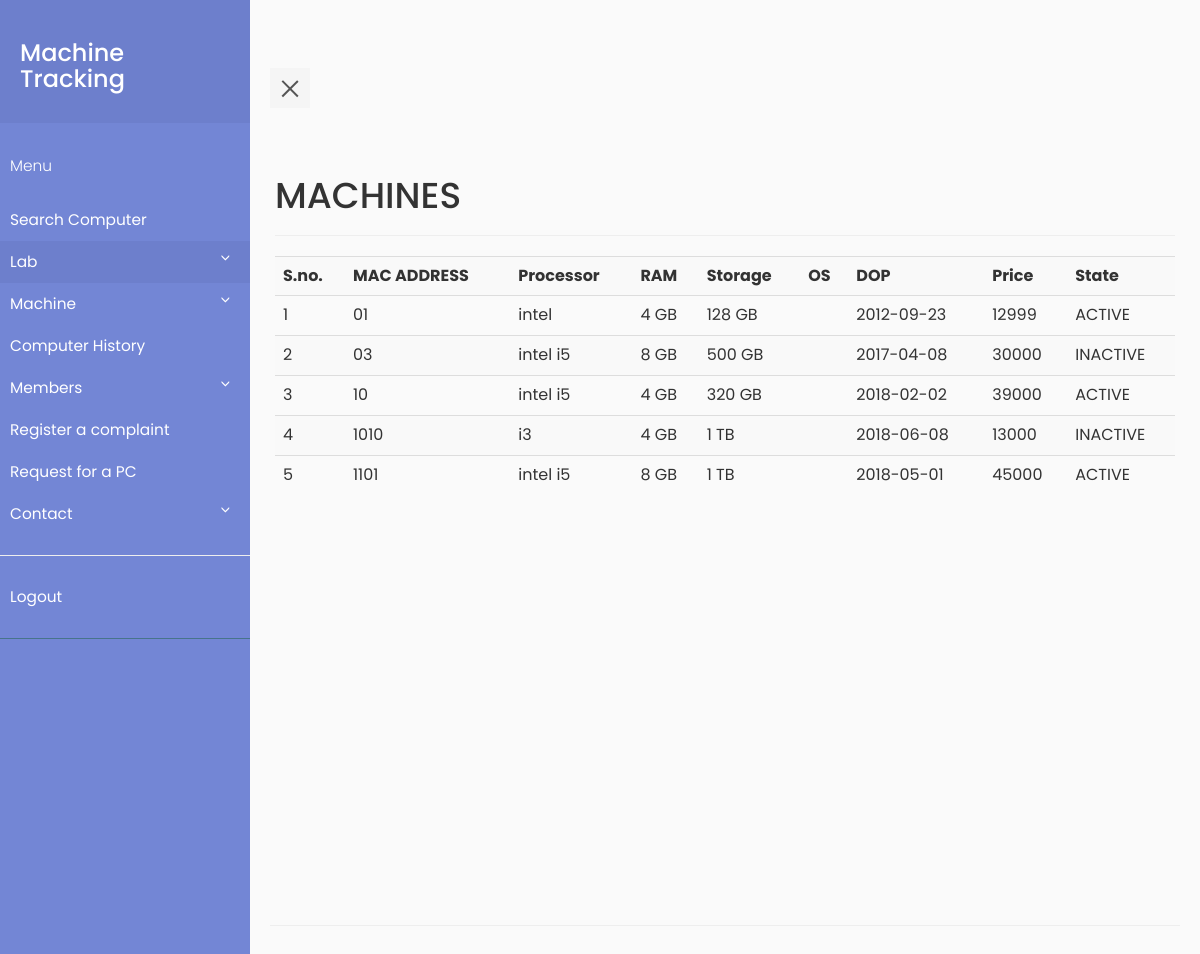
The page /viewmc.php (signed in) on the database as committed earlier.
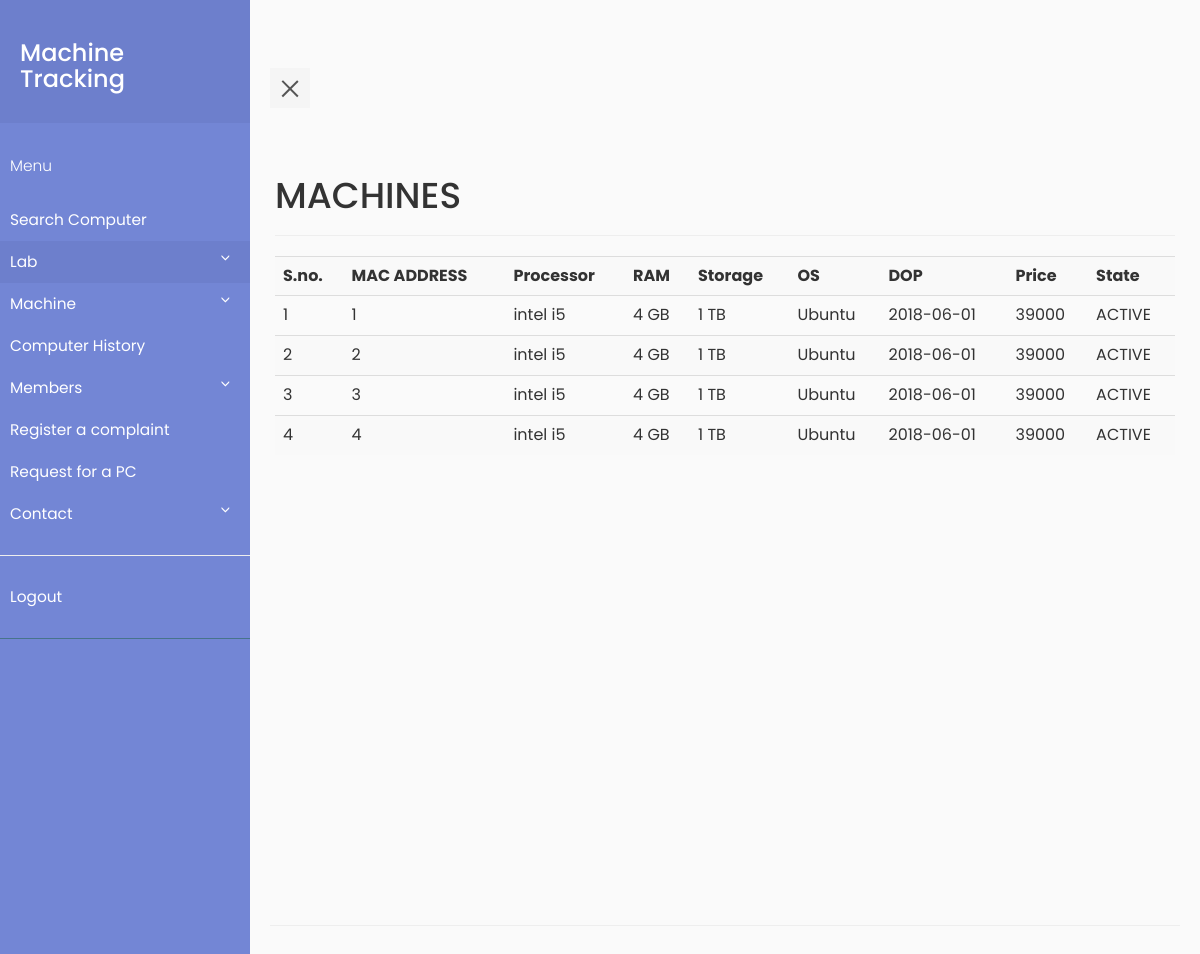
The same page on the database as committed later.
### tables this page shows
CREATE TABLE `machine` (
  `machine_id` int(11) NOT NULL,
  `MAC_ADDR` varchar(30) DEFAULT NULL,
  `processor` varchar(30) DEFAULT NULL,
  `ram` varchar(20) DEFAULT NULL,
  `memory` varchar(20) DEFAULT NULL,
  `DOP` date DEFAULT NULL,
  `price` int(11) DEFAULT NULL,
  `state` varchar(10) DEFAULT NULL,
  `os` varchar(30) DEFAULT NULL
);

### viewmc.php (the view, shortened to what this page needs)
<?php
    require_once "pdo.php";
?>
<html>
<head>
    <link rel="stylesheet" type="text/css" href="https://maxcdn.bootstrapcdn.com/bootstrap/3.3.7/css/bootstrap.min.css" >
    <link rel="stylesheet" type="text/css" href="style5.css">
</head>
<body>
            <div class="wrapper">
     <?php include "navbar.php" ;?>
         <div class="container-fluid row" id="content">
    <div class="page-header">
    <h1>MACHINES</h1>
    </div>
    <?php
        $stmtcnt = $pdo->query("SELECT COUNT(*) FROM machine ");
        $row = $stmtcnt->fetch(PDO::FETCH_ASSOC);
        if($row['COUNT(*)']!=='0')
        {
            $i=1;
            $stmtread = $pdo->query("SELECT * FROM machine ORDER BY MAC_ADDR");
            echo ("<table class=\"table table-striped\">
                <tr> <th>S.no.</th><th>MAC ADDRESS</th><th>Processor</th><th>RAM</th><th>Storage</th><th>OS</th><th>DOP</th><th>Price</th> <th>State</th></tr>");
            while ( $row = $stmtread->fetch(PDO::FETCH_ASSOC) )
            {
                echo ("<tr>");
                echo ("<td>");
                echo($i);
                echo("</td>");
                echo ("<td>");
                echo(htmlentities($row['MAC_ADDR']));
                echo ("</td>");
                echo ("<td>");
                echo(htmlentities($row['processor']));
                echo ("</td>");
                echo ("<td>");
                echo(htmlentities($row['ram']));
                echo ("</td>");
                echo ("<td>");
                echo(htmlentities($row['memory']));
                echo ("</td>");
                echo ("<td>");
                echo(htmlentities($row['os']));
                echo ("</td>");
                echo ("<td>");
                echo(htmlentities($row['DOP']));
                echo ("</td>");
                echo ("<td>");
                echo(htmlentities($row['price']));
                echo ("</td>");
                echo ("<td>");
                echo(htmlentities($row['state']));
                echo ("</td>");
                $i++;
            }
            echo('</table>');
        }
    ?>
    </div>
</body>
</html>

Rows that differ between the two databases and show on the page:
removed machine: MAC_ADDR "01", processor "intel", ram "4 GB", memory "128 GB", DOP "2012-09-23", price "12999", state "ACTIVE"
removed machine: MAC_ADDR "03", processor "intel i5", ram "8 GB", memory "500 GB", DOP "2017-04-08", price "30000", state "INACTIVE"
removed machine: MAC_ADDR "10", processor "intel i5", ram "4 GB", memory "320 GB", DOP "2018-02-02", price "39000", state "ACTIVE"
removed machine: MAC_ADDR "1010", processor "i3", ram "4 GB", memory "1 TB", DOP "2018-06-08", price "13000", state "INACTIVE"
removed machine: MAC_ADDR "1101", processor "intel i5", ram "8 GB", memory "1 TB", DOP "2018-05-01", price "45000", state "ACTIVE"
added machine: MAC_ADDR "1", processor "intel i5", ram "4 GB", memory "1 TB", os "Ubuntu", DOP "2018-06-01", price "39000", state "ACTIVE"
added machine: MAC_ADDR "2", processor "intel i5", ram "4 GB", memory "1 TB", os "Ubuntu", DOP "2018-06-01", price "39000", state "ACTIVE"
added machine: MAC_ADDR "3", processor "intel i5", ram "4 GB", memory "1 TB", os "Ubuntu", DOP "2018-06-01", price "39000", state "ACTIVE"
added machine: MAC_ADDR "4", processor "intel i5", ram "4 GB", memory "1 TB", os "Ubuntu", DOP "2018-06-01", price "39000", state "ACTIVE"
